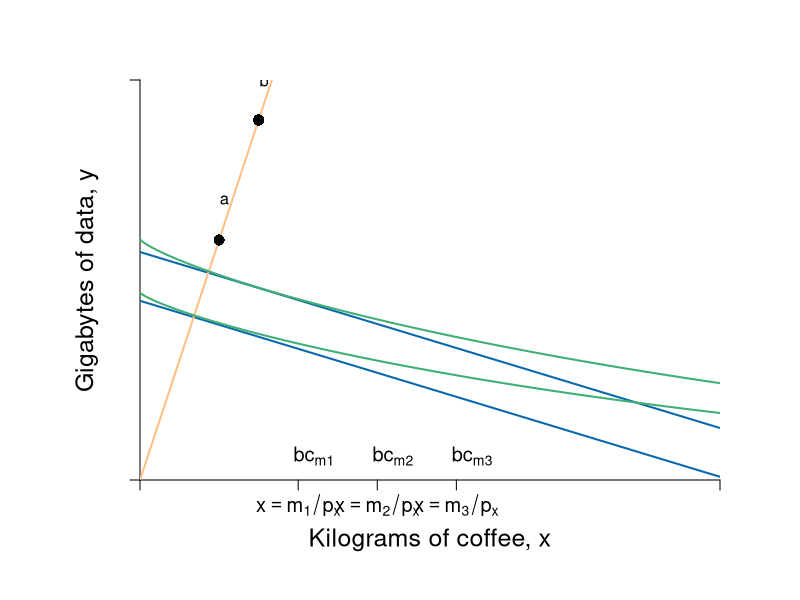

Reproduce this figure in R.
require(shape)
pdf(file = "indmarketdemand/budget_inferior_incomechange.pdf", width = 9, height = 7)

#Set parameters for graphics
axislabelsize <- 1.5
labelsize <- 1.2
graphlinewidth <- 2
segmentlinewidth <- 1.5


COL <- c("#7fc97f", "#beaed4", "#fdc086", "#ffff99", "#386cb0", "#f0027f", "#bf5b17", "#666666")
COLA <- c("#99d8c9","#66c2a4","#41ae76", "#238b45", "#005824")
COLB <- c("#4eb3d3", "#2b8cbe", "#0868ac","#084081")

#Edited the margins to cater for the larger LHS labels
par(mar =  c(6, 7, 4, 4))

uA <- function(x, y, alpha = 0.8, beta = 0.4, a = 0.2, b = 5){
  log(a*(x)^alpha + b*(y)^beta)
}


bcA <- function(x, w = 2.85, p = 0.1) {
  w - p*x
}



xlims <- c(0, 22)
ylims <- c(0, 5)

npts <- 501 
x <- seq(xlims[1], xlims[2], length.out = npts)
y <- seq(ylims[1], ylims[2], length.out = npts) 
a <- c(1.95, 2.05)

plot(0, 0, xlim = xlims, ylim = ylims, type = "n",
     xlab = expression(paste("")),
     ylab = expression(paste("")), 
     xaxt = "n", 
     yaxt = "n", 
     cex.lab = axislabelsize, 
     bty = "n",
     xaxs="i", 
     yaxs="i")

# ticksy <- seq(from = 0, to = ylims[2], by = 2)
# ylabels <- seq(from = 0, to = ylims[2], by = 2)
# ticksx <- seq(from = 0, to = xlims[2], by = 2)
# xlabels <- seq(from = 0, to = xlims[2], by = 2)
ticksy <- c(0, 6, 9, 12, ylims[2])
ylabels <- c(NA, expression(paste(y==frac(m[1], p[y]) )), expression(paste(y == frac(m[2],p[y] ) )), expression(paste(y == frac(m[3],p[y])  )), NA)
ticksx <- c(0, 6, 9, 12, xlims[2])
xlabels <- c(NA, expression(paste(x == m[1]/p[x])), expression(paste(x == m[2]/p[x])), expression(paste(x == m[3]/p[x])), NA)

axis(1, at = ticksx, pos = 0, labels = xlabels, cex.axis = labelsize)
axis(2, at = ticksy, pos = 0, labels = ylabels, las = 1, cex.axis = labelsize)

npts <- 500 
xx1 <- seq(xlims[1], xlims[2], length.out = npts)

lines(xx1, bcA(xx1, w = 2.24), col = COLB[3], lwd = graphlinewidth)
lines(xx1, bcA(xx1), col = COLB[3], lwd = graphlinewidth)
#lines(xx1, bcA(xx1, w = 9, p = 1), col = COLB[3], lwd = graphlinewidth)
#lines(xx1, indiffA1(xx1, uA = 20, rmax = 2.5, xmax = 10), col = COLB[4], lwd = graphlinewidth)
abline(0, 1, col=COL[3], lwd=graphlinewidth)

#Label Axes
#mtext(expression(paste("Kilograms of coffee, ", x)), side=1, line = 2.5, cex = axislabelsize)
text(0.5*xlims[2], ylims[1] - 0.15*ylims[2], expression(paste("Kilograms of coffee, ", x)), xpd = TRUE, cex = axislabelsize) 
text(-2, 0.5*ylims[2], expression(paste("Gigabytes of data, ", y)), xpd = TRUE, cex = axislabelsize, srt = 90) 

#Label the budget curve functions for the HG, Aisha
text(6.6, .3, expression(bc[m1]), cex = labelsize)
text(9.6, .3, expression(bc[m2]), cex = labelsize)
text(12.6, .3, expression(bc[m3]), cex = labelsize)

text(11, 9, expression(paste("Income offer curve")), cex = labelsize)


#adding iso-welfare functions:

#Label the iso-welfare functions for the HG, Aisha
# text(11.8, 1.6, expression(u[1]))
# text(11.8, 3.3, expression(u[2]))
# text(11.8, 5.7, expression(u[3]))
#text(6.6, 8.3, expression(u[4]^A))

contour(x, y, 
        outer(x, y, uA),
        drawlabels = FALSE,
        col = COLA[3],
        lwd = graphlinewidth,
        levels = a, 
        xaxs="i", 
        yaxs="i", 
        add = TRUE)

points(3, 3, pch = 16, col = "black", cex = 1.5)
text(3.2, 3.5, expression(a))
points(4.5, 4.5, pch = 16, col = "black", cex = 1.5)
text(4.7, 5, expression(b))
points(6, 6, pch = 16, col = "black", cex = 1.5)
text(6.2, 6.5, expression(c))


dev.off()
